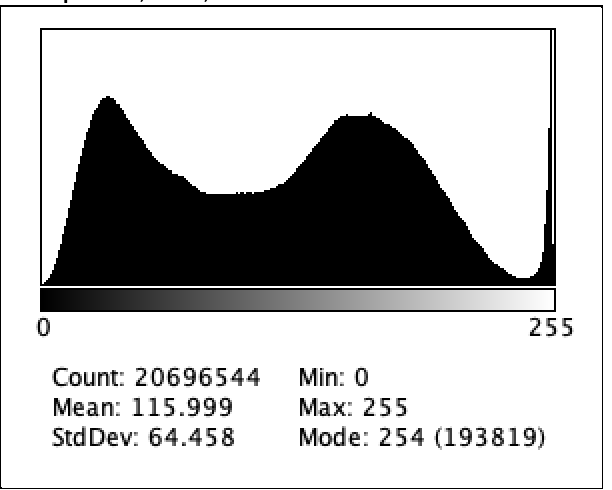
#> input picture FilteredImages/OriginalHistograms/noise_6.png, 612 x 490 px, given in place of noise_6.tif, which was not available
$ python ModeFilter.py
#> lines starting #> are read from the running program, lines starting #| are printed output that depends on the picture
from PIL import Image, ImageFilter

if __name__ == '__main__':
  # Open Image
  img = Image.open("./FilteredImages/Original/noise_6.tif")
#> img is the input picture: PIL image 612x490 RGBA; mean R, G, B, A 192.8, 192.8, 192.8, 255
  # Apply Mode Filter with 3x3 Kernel Mask
  img1 = img.filter(ImageFilter.MedianFilter(3))
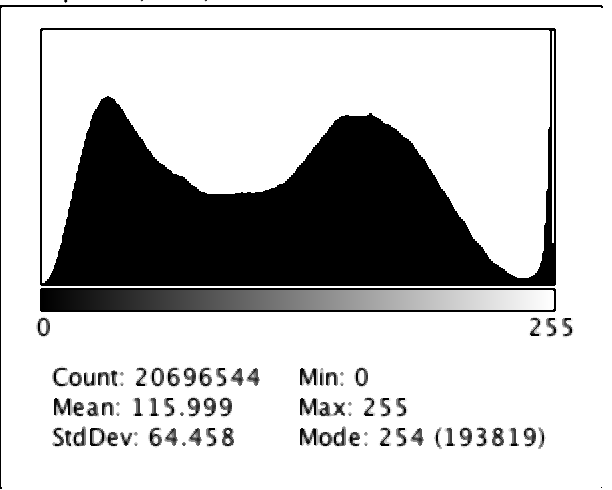
#> img1: PIL image 612x490 RGBA; mean R, G, B, A 194, 194, 194, 255
  # Write out Image
  img1.save('FilteredImages/ModeFilter/noise_6.tif')

$ run again, with FilteredImages/OriginalHistograms/noise_1.png copied over FilteredImages/OriginalHistograms/noise_6.png
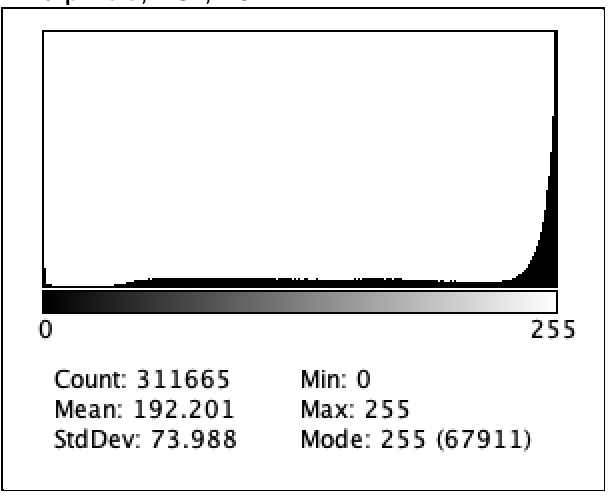
#> input picture FilteredImages/OriginalHistograms/noise_1.png, 610 x 496 px, given in place of noise_6.tif, which was not available
#> img is the input picture: PIL image 610x496 RGBA; mean R, G, B, A 234.5, 234.5, 234.5, 255
#> `img1 = img.filter(ImageFilter.MedianFilter(3))`:
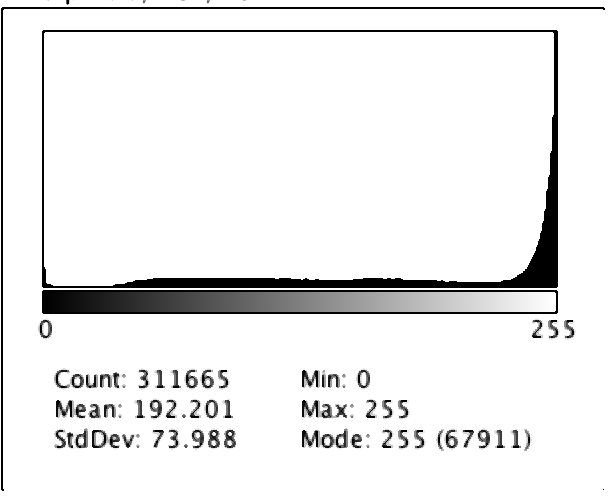
#> img1: PIL image 610x496 RGBA; mean R, G, B, A 235.8, 235.8, 235.8, 255

$ run again, with FilteredImages/OriginalHistograms/noise_3.png copied over FilteredImages/OriginalHistograms/noise_6.png
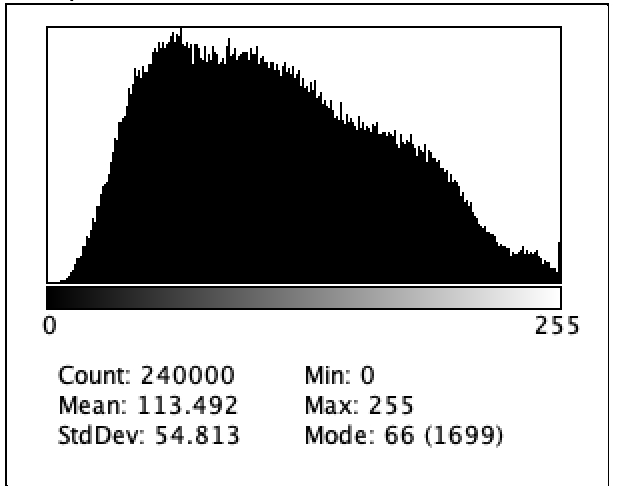
#> input picture FilteredImages/OriginalHistograms/noise_3.png, 618 x 486 px, given in place of noise_6.tif, which was not available
#> img is the input picture: PIL image 618x486 RGBA; mean R, G, B, A 178.4, 178.4, 178.4, 255
#> `img1 = img.filter(ImageFilter.MedianFilter(3))`:
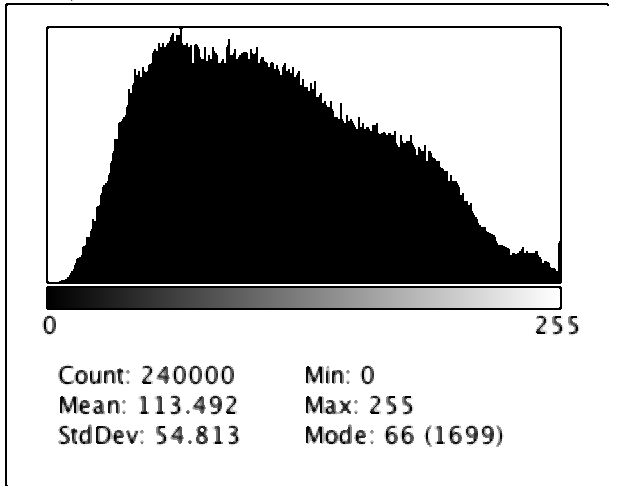
#> img1: PIL image 618x486 RGBA; mean R, G, B, A 179.1, 179.1, 179.1, 255
